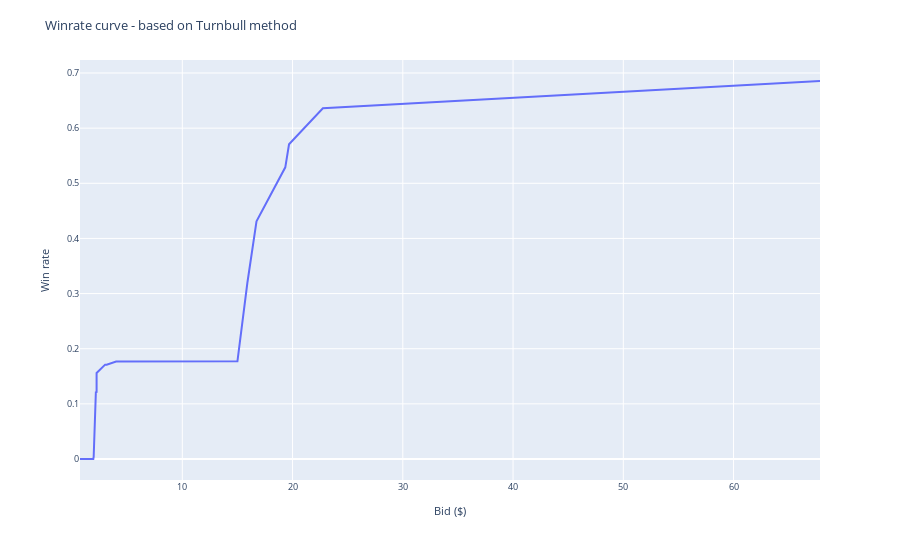

Write notebook code for a chart like this one.
### Code cell
fig = px.line(x=model.x, y=1 - model.R)


fig.update_layout(
    title="Winrate curve - based on Turnbull method",
    xaxis_title="Bid ($)",
    yaxis_title="Win rate",
    font=dict(
        size=9
    ))

fig.show()

### Figure 1 — Plotly figure (JSON) as saved in the notebook; plotly's stock layout.template omitted (floating-point values rounded to 4 significant figures; data arrays with more than 128 entries replaced by an {"elided": "..."} marker saying what was removed)
{"data": [{"hovertemplate": "x=%{x}<br>y=%{y}<extra></extra>", "legendgroup": "", "line": {"color": "#636efa", "dash": "solid"}, "marker": {"symbol": "circle"}, "mode": "lines", "name": "", "orientation": "v", "showlegend": false, "type": "scatter", "x": {"elided": "206 float values"}, "xaxis": "x", "y": {"elided": "206 float values"}, "yaxis": "y"}], "layout": {"font": {"size": 9}, "legend": {"tracegroupgap": 0}, "margin": {"t": 60}, "title": {"text": "Winrate curve - based on Turnbull method"}, "xaxis": {"anchor": "y", "domain": [0, 1], "title": {"text": "Bid ($)"}}, "yaxis": {"anchor": "x", "domain": [0, 1], "title": {"text": "Win rate"}}}}
